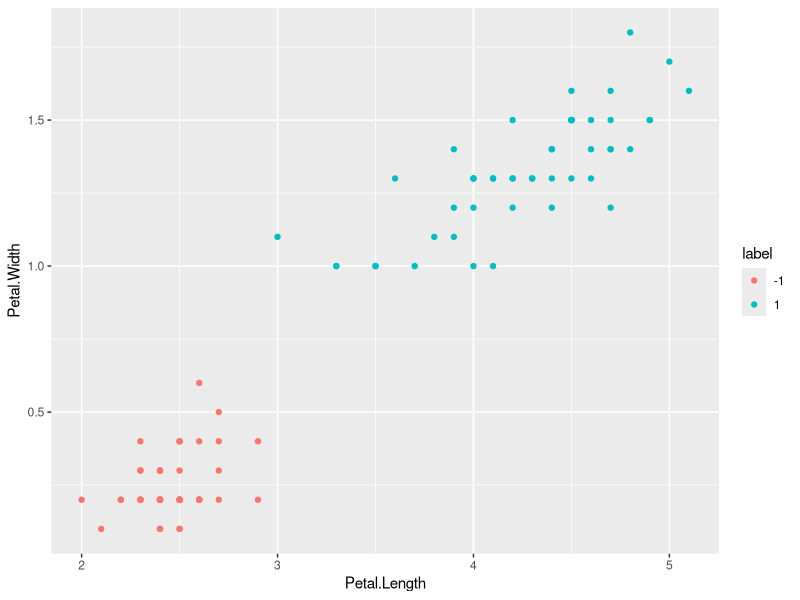
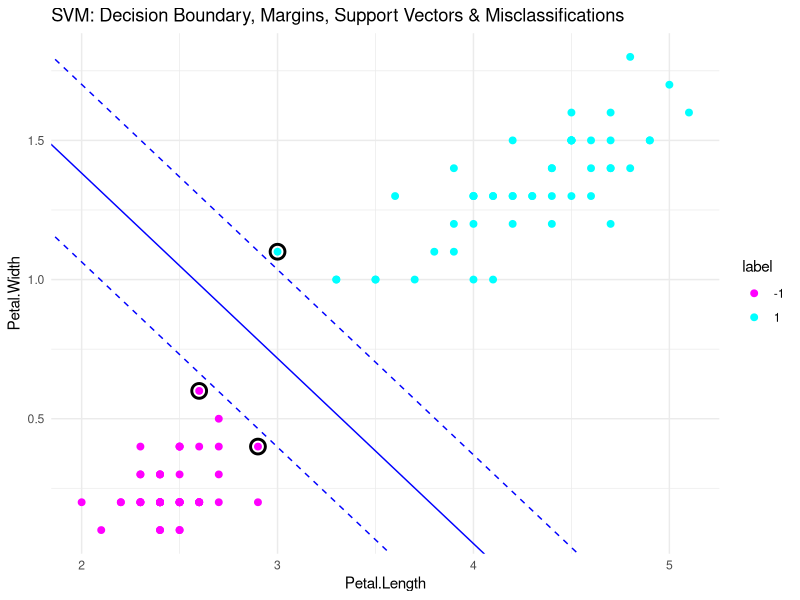
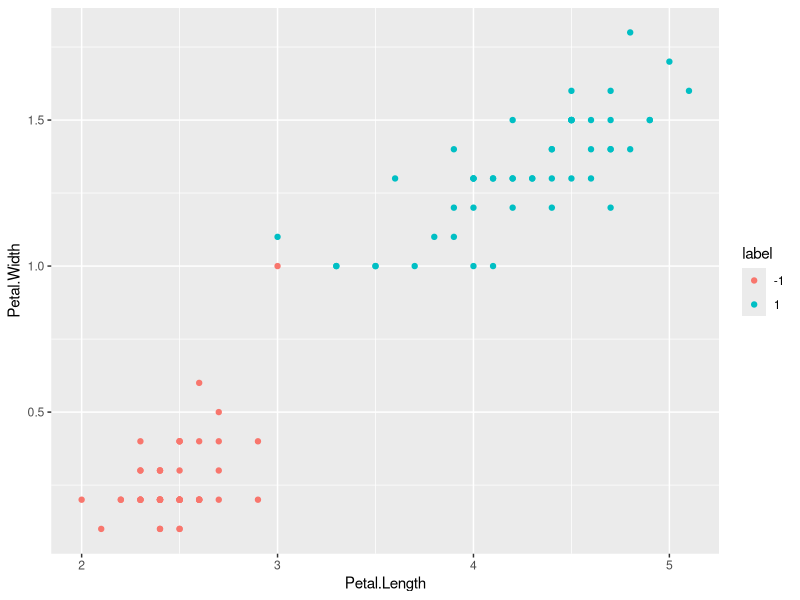
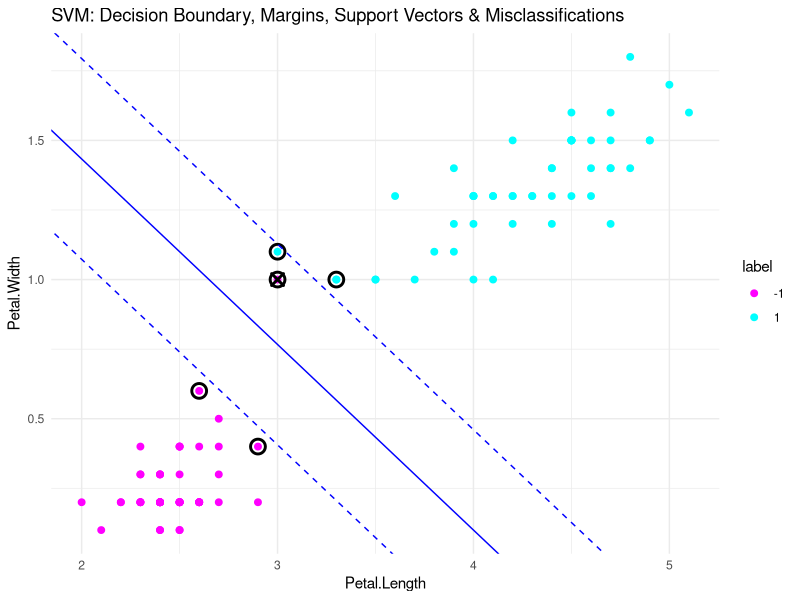
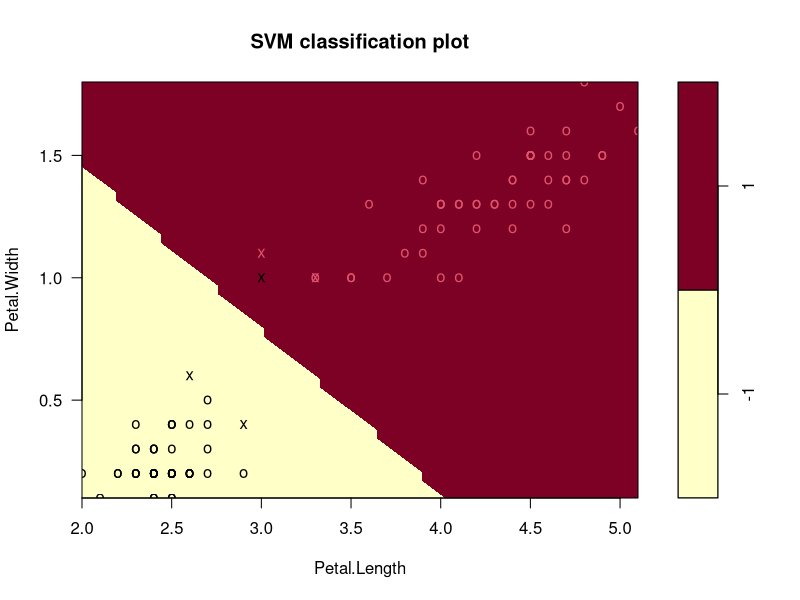

Write R code to recreate these figures, in order.

#### Packages ####
library(tidyverse)    # data manipulation and visualization
library(kernlab)      # SVM methodology
library(e1071)        # SVM methodology
library(caret)

#### Helper Functions####

plot_svm_results <- function(model, data, xvar, yvar, labelvar) {
  # Predict on the data
  data$predicted <- predict(model, data)
  
  # Identify misclassified points
  data$misclassified <- data[[labelvar]] != data$predicted
  
  # Get support vectors
  sv <- data[model$index, ]
  
  # Get weights and intercept from model
  w <- t(model$coefs) %*% model$SV
  b <- -model$rho
  
  # Create decision boundary and margins
  slope <- -w[1]/w[2]
  intercept <- -b/w[2]
  margin <- 1 / sqrt(sum(w^2))
  
  # Create plotting grid
  ggplot(data, aes_string(x = xvar, y = yvar)) +
    # Points, color by true label
    geom_point(aes_string(color = labelvar), size = 2) +
    
    # Misclassified points
    geom_point(data = filter(data, misclassified), shape = 4, size = 3, color = "black", stroke = 1.5) +
    
    # Support vectors
    geom_point(data = sv, shape = 1, size = 4, color = "black", stroke = 1.5) +
    
    # Decision boundary
    geom_abline(slope = slope, intercept = intercept, color = "blue", linetype = "solid") +
    
    # Margins
    geom_abline(slope = slope, intercept = intercept +margin, color = "blue", linetype = "dashed") +
    geom_abline(slope = slope, intercept = intercept - margin, color = "blue", linetype = "dashed") +
    
    scale_color_manual(values = c("-1" = "magenta", "1" = "cyan")) +
    
    labs(title = "SVM: Decision Boundary, Margins, Support Vectors & Misclassifications") +
    theme_minimal()
}



#### Maximal Margin Classifier without outlier ####

# Create a Dataset
d.iris.mmc <- iris %>% 
  filter(Species %in%  c("setosa", "versicolor")) %>% 
  mutate(label = factor(ifelse(Species == "setosa", -1, 1))) %>%
  select(Petal.Length, Petal.Width, label)%>%
  mutate(
    Petal.Length = if_else(label == -1, Petal.Length + 1, Petal.Length),
    Petal.Width  = if_else(label == -1, Petal.Width + 0, Petal.Width)
  )


ggplot(data = d.iris.mmc, aes(x = Petal.Length, y = Petal.Width, color = label))+ 
  geom_point()

# Fit Support Vector Machine model to data set
svmfit <- svm(label ~ Petal.Length + Petal.Width, 
              data = d.iris.mmc, kernel = "linear", scale = FALSE, cost=1e5)

plot_svm_results(svmfit, d.iris.mmc, 
                 xvar = "Petal.Length", 
                 yvar = "Petal.Width", 
                 labelvar = "label")
# Plot with e1071 function
# plot(svmfit, d.iris.mmc,  formula = Petal.Width ~ Petal.Length)


#### Maximal Margin Classifier with outlier ####


outlier <- data.frame(Petal.Length = 3, Petal.Width = 1, label = factor(-1, levels = c(1,-1)))
d.iris.mmc <- rbind(d.iris.mmc, outlier)

ggplot(data = d.iris.mmc, aes(x = Petal.Length, y = Petal.Width, color = label))+ 
  geom_point()

# Fit Support Vector Machine model to data set
svmfit <- svm(label ~ Petal.Length + Petal.Width, 
              data = d.iris.mmc, kernel = "linear", scale = FALSE, cost=10)

plot_svm_results(svmfit, d.iris.mmc, 
                 xvar = "Petal.Length", 
                 yvar = "Petal.Width", 
                 labelvar = "label")
# Plot with e1071 function
plot(svmfit, d.iris.mmc,  formula = Petal.Width ~ Petal.Length)
